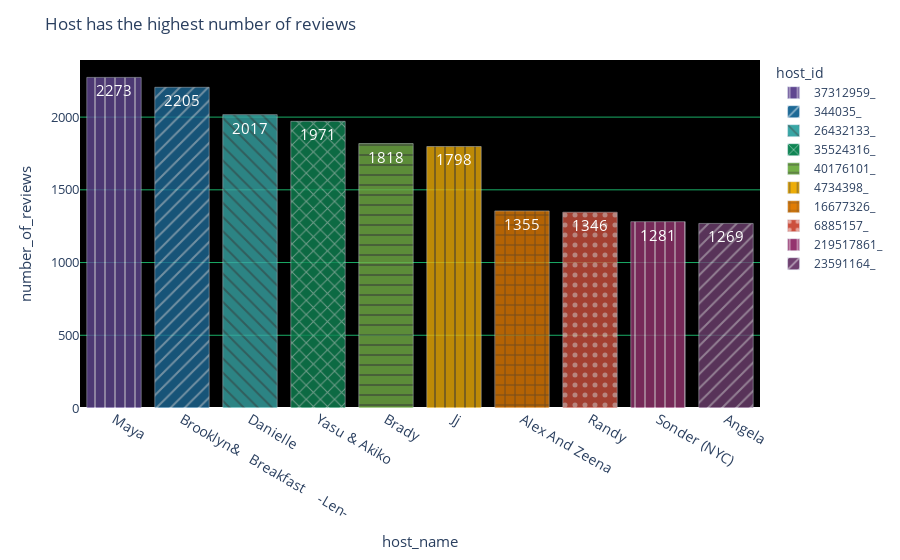

The code cell stored with this chart in its notebook:
### Code cell
#Replacing hostid with hypen symbol at end of each id. Because Plotly assumes it has integer
highest_number_of_reviews['host_id']=highest_number_of_reviews['host_id'].astype('string').apply(lambda x:x+"_")
#plotting bar graph and styling with pattern shape
fig = px.bar(highest_number_of_reviews, y='number_of_reviews', x='host_name', text='number_of_reviews',
             color='host_id',opacity=.8,pattern_shape="host_id", 
             pattern_shape_sequence=['|', '/', '\\', 'x', '-', '|', '+', '.'],color_discrete_sequence=px.colors.qualitative.Prism)
#Updating traces and layout to beautify the plot and setting the font size
fig.update_traces(textfont=dict(size=15,color='White'))
fig.update_layout(title='Host has the highest number of reviews',xaxis=dict(titlefont = dict(size=15),tickfont = dict(size=14)),yaxis=dict(titlefont = dict(size=15),tickfont = dict(size=13),
        showgrid=True,gridcolor='rgb(26, 173, 102)',
        showticklabels=True),plot_bgcolor='black')
#show figure
fig.show()

### Figure 1 — Plotly figure (JSON) as saved in the notebook; plotly's stock layout.template omitted (floating-point values rounded to 4 significant figures)
{"data": [{"alignmentgroup": "True", "hovertemplate": "host_id=37312959_<br>host_name=%{x}<br>number_of_reviews=%{text}<extra></extra>", "legendgroup": "37312959_", "marker": {"color": "rgb(95, 70, 144)", "opacity": 0.8, "pattern": {"shape": "|"}}, "name": "37312959_", "offsetgroup": "37312959_", "orientation": "v", "showlegend": true, "text": [2273], "textfont": {"color": "White", "size": 15}, "textposition": "auto", "type": "bar", "x": ["Maya"], "xaxis": "x", "y": [2273], "yaxis": "y"}, {"alignmentgroup": "True", "hovertemplate": "host_id=344035_<br>host_name=%{x}<br>number_of_reviews=%{text}<extra></extra>", "legendgroup": "344035_", "marker": {"color": "rgb(29, 105, 150)", "opacity": 0.8, "pattern": {"shape": "/"}}, "name": "344035_", "offsetgroup": "344035_", "orientation": "v", "showlegend": true, "text": [2205], "textfont": {"color": "White", "size": 15}, "textposition": "auto", "type": "bar", "x": ["Brooklyn&   Breakfast    -Len-"], "xaxis": "x", "y": [2205], "yaxis": "y"}, {"alignmentgroup": "True", "hovertemplate": "host_id=26432133_<br>host_name=%{x}<br>number_of_reviews=%{text}<extra></extra>", "legendgroup": "26432133_", "marker": {"color": "rgb(56, 166, 165)", "opacity": 0.8, "pattern": {"shape": "\\"}}, "name": "26432133_", "offsetgroup": "26432133_", "orientation": "v", "showlegend": true, "text": [2017], "textfont": {"color": "White", "size": 15}, "textposition": "auto", "type": "bar", "x": ["Danielle"], "xaxis": "x", "y": [2017], "yaxis": "y"}, {"alignmentgroup": "True", "hovertemplate": "host_id=35524316_<br>host_name=%{x}<br>number_of_reviews=%{text}<extra></extra>", "legendgroup": "35524316_", "marker": {"color": "rgb(15, 133, 84)", "opacity": 0.8, "pattern": {"shape": "x"}}, "name": "35524316_", "offsetgroup": "35524316_", "orientation": "v", "showlegend": true, "text": [1971], "textfont": {"color": "White", "size": 15}, "textposition": "auto", "type": "bar", "x": ["Yasu & Akiko"], "xaxis": "x", "y": [1971], "yaxis": "y"}, {"alignmentgroup": "True", "hovertemplate": "host_id=40176101_<br>host_name=%{x}<br>number_of_reviews=%{text}<extra></extra>", "legendgroup": "40176101_", "marker": {"color": "rgb(115, 175, 72)", "opacity": 0.8, "pattern": {"shape": "-"}}, "name": "40176101_", "offsetgroup": "40176101_", "orientation": "v", "showlegend": true, "text": [1818], "textfont": {"color": "White", "size": 15}, "textposition": "auto", "type": "bar", "x": ["Brady"], "xaxis": "x", "y": [1818], "yaxis": "y"}, {"alignmentgroup": "True", "hovertemplate": "host_id=4734398_<br>host_name=%{x}<br>number_of_reviews=%{text}<extra></extra>", "legendgroup": "4734398_", "marker": {"color": "rgb(237, 173, 8)", "opacity": 0.8, "pattern": {"shape": "|"}}, "name": "4734398_", "offsetgroup": "4734398_", "orientation": "v", "showlegend": true, "text": [1798], "textfont": {"color": "White", "size": 15}, "textposition": "auto", "type": "bar", "x": ["Jj"], "xaxis": "x", "y": [1798], "yaxis": "y"}, {"alignmentgroup": "True", "hovertemplate": "host_id=16677326_<br>host_name=%{x}<br>number_of_reviews=%{text}<extra></extra>", "legendgroup": "16677326_", "marker": {"color": "rgb(225, 124, 5)", "opacity": 0.8, "pattern": {"shape": "+"}}, "name": "16677326_", "offsetgroup": "16677326_", "orientation": "v", "showlegend": true, "text": [1355], "textfont": {"color": "White", "size": 15}, "textposition": "auto", "type": "bar", "x": ["Alex And Zeena"], "xaxis": "x", "y": [1355], "yaxis": "y"}, {"alignmentgroup": "True", "hovertemplate": "host_id=6885157_<br>host_name=%{x}<br>number_of_reviews=%{text}<extra></extra>", "legendgroup": "6885157_", "marker": {"color": "rgb(204, 80, 62)", "opacity": 0.8, "pattern": {"shape": "."}}, "name": "6885157_", "offsetgroup": "6885157_", "orientation": "v", "showlegend": true, "text": [1346], "textfont": {"color": "White", "size": 15}, "textposition": "auto", "type": "bar", "x": ["Randy"], "xaxis": "x", "y": [1346], "yaxis": "y"}, {"alignmentgroup": "True", "hovertemplate": "host_id=219517861_<br>host_name=%{x}<br>number_of_reviews=%{text}<extra></extra>", "legendgroup": "219517861_", "marker": {"color": "rgb(148, 52, 110)", "opacity": 0.8, "pattern": {"shape": "|"}}, "name": "219517861_", "offsetgroup": "219517861_", "orientation": "v", "showlegend": true, "text": [1281], "textfont": {"color": "White", "size": 15}, "textposition": "auto", "type": "bar", "x": ["Sonder (NYC)"], "xaxis": "x", "y": [1281], "yaxis": "y"}, {"alignmentgroup": "True", "hovertemplate": "host_id=23591164_<br>host_name=%{x}<br>number_of_reviews=%{text}<extra></extra>", "legendgroup": "23591164_", "marker": {"color": "rgb(111, 64, 112)", "opacity": 0.8, "pattern": {"shape": "/"}}, "name": "23591164_", "offsetgroup": "23591164_", "orientation": "v", "showlegend": true, "text": [1269], "textfont": {"color": "White", "size": 15}, "textposition": "auto", "type": "bar", "x": ["Angela"], "xaxis": "x", "y": [1269], "yaxis": "y"}], "layout": {"barmode": "relative", "legend": {"title": {"text": "host_id"}, "tracegroupgap": 0}, "margin": {"t": 60}, "plot_bgcolor": "black", "title": {"text": "Host has the highest number of reviews"}, "xaxis": {"anchor": "y", "domain": [0, 1], "tickfont": {"size": 14}, "title": {"font": {"size": 15}, "text": "host_name"}}, "yaxis": {"anchor": "x", "domain": [0, 1], "gridcolor": "rgb(26, 173, 102)", "showgrid": true, "showticklabels": true, "tickfont": {"size": 13}, "title": {"font": {"size": 15}, "text": "number_of_reviews"}}}}
